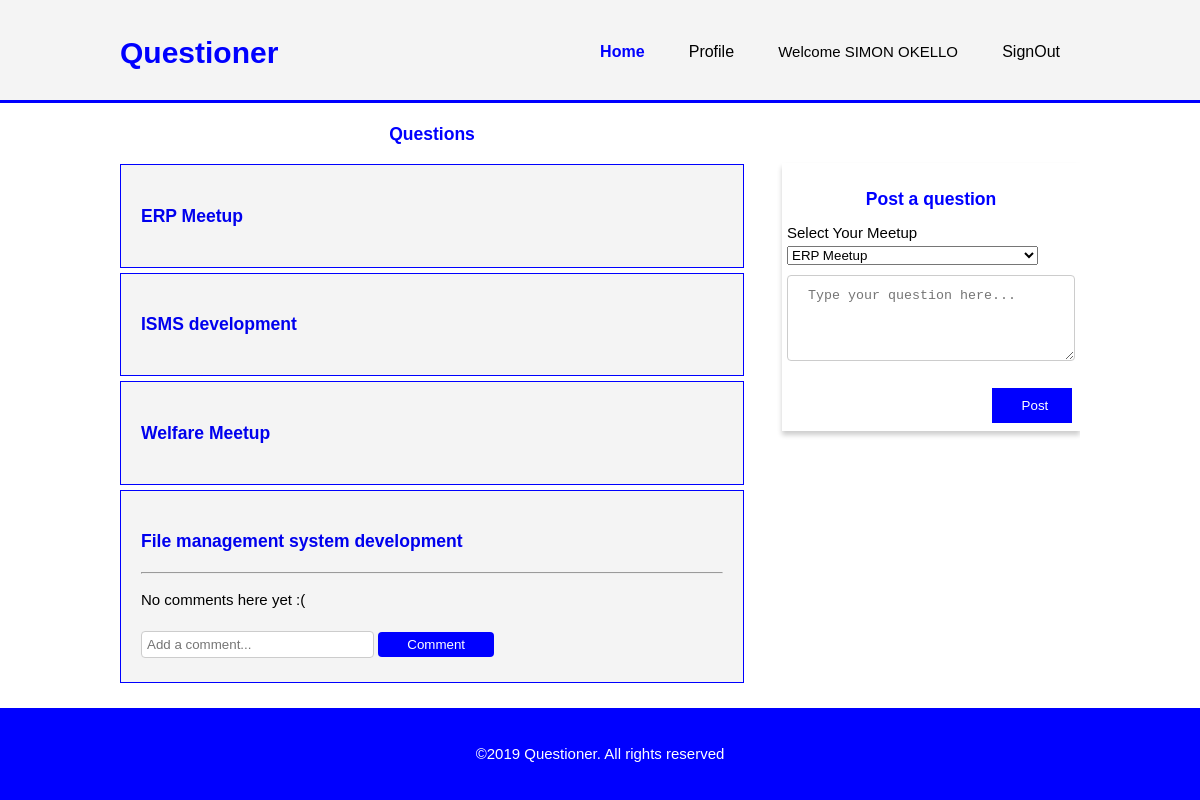
/home/, run on the app's committed database.
### meetup/models.py (models this page shows, shortened)
class Meetup(models.Model):
    title = models.CharField(max_length=200)
    venue = models.CharField(max_length=100)
    when = models.DateField()
    description = models.TextField()

### meetup/views.py (the view)
# urls.py: path('home/', views.home, name='home'),
def home(request):
    meetups = Meetup.objects.all()
    return render(request, 'home.html', {'meetups':meetups})

### meetup/templates/home.html (shortened to what this page needs)
<!DOCTYPE html>
<html>
<head>
    <link rel="stylesheet" href="../static/css/home.css">
</head>
<body>
    <header>
        <div class="container">
            <div id="branding">
                <h1> <span class="highlight">Questioner</span></h1>
            </div>
            <nav>
                <ul>
                    <li class="current"><a href="home.html">Home</a></li>
                    <li><a href="profile.html">Profile</a></li>
                    <li>Welcome SIMON OKELLO</li>
                    <li><a href="/logout">SignOut</a></li>
                </ul>
            </nav>
        </div>
    </header>
    <section id="main">
        <div class="container">
            <article id="main-col">
                <h1>Questions</h1>
                <ul id="questions">
                    {% if meetups %}
                    {% for meetup in meetups %}
                    <li>
                        <h3>
                            <a href="{% url 'detail' meetup.id %}">{{ meetup.title }}</a>
                          </h3>
                          {% endfor %}
                          {% endif %}
                          <hr>
                          {% for comment in meetup.comments.all %}
                          <div class="comment">
                            <div class="date">{{ comment.created_date }}</div>
                            <strong>{{ comment.author }}</strong>
                            <p>{{ comment.text|linebreaks }}</p>
                          </div>
                          <a href=""><span class="upvote">({{comment.up_vote}}) Upvote</span></a> || <a href=""><span class="downvote">({{comment.down_vote}})
                              Downvote</span></a>
                          {% empty %}
                          <p>No comments here yet :(</p>
                          {% endfor %}
                        <div class="comment">
                            <form action="">
                                <input type="text" name="comment" placeholder="Add a comment...">
                                <button type="submit" class="button">Comment</button>
                            </form>
                        </div>
                    </li>
                </ul>
            </article>
            <aside id="sidebar">
                <h3>Post a question</h3>
                <form action="">
                    <label for="meetup">Select Your Meetup</label> <br>
                    {% if meetups %}
                    <select name="meetup" class="">
                        {% for meetup in meetups %}
                        <option value="{{ meetup.id }}">{{ meetup.title }}</option>
                        {% endfor %}
                    </select>
                    {% endif %}
                    <textarea rows="4" cols="40" placeholder="Type your question here..."></textarea>
                    <button input type="button" class="post-btn">Post</button>
                </form>
            </aside>
        </div>
    </section>
    <footer>
        <p>&copy;2019 Questioner. All rights reserved</p>
    </footer>
</body>
</html>

### meetup/static/css/home.css (style rules this page uses)
body { font-family: Arial, Helvetica, sans-serif; font-size: 15px; line-height: 1.5; margin: 0; padding: 0; }
.container { width: 80%; margin: auto; overflow: hidden; }
ul { margin: 0; padding: 0; }
header { background-color: #f4f4f4; padding-top: 30px; min-height: 70px; border-bottom: #0000FF 3px solid; }
header a { color: #000000; text-decoration: none; font-size: 16px; }
header li { display: inline; padding: 0 20px 0 20px; }
header #branding { float: left; }
header #branding h1 { margin: 0; }
header nav { float: right; margin-top: 10px; }
header .highlight, header .current a { color: #0000FF; font-weight: bold; }
ul#questions li { list-style: none; padding: 20px; border: #0000FF 1px solid; margin-bottom: 5px; background-color: #f4f4f4; }
ul#questions a { text-decoration: none; }
article h1 { color: #0000FF; text-align: center; }
.button { width: 20%; background-color:#0000FF; color: white; padding: 5px 5px; margin: 4px 0; border: none; border-radius: 4px; cursor: pointer; }
.post-btn { float: right; background-color: #0000FF; color: #ffffff; width: 30%; cursor: pointer; border: 3px solid; margin-top: 10px; margin-right:0; padding: 10px 30px; text-align: center; }
.comment input[type="text"] { width: 40%; padding: 5px 5px; margin: 4px 0; display: inline-block; border: 1px solid #ccc; border-radius: 4px; box-sizing: border-box; }
aside#sidebar { float: right; width: 30%; margin-top: 60px; box-shadow: 0 4px 5px 0 rgba(0,0,0,0.2); transition: 0.3s; padding: 5px 5px; position: relative; margin-bottom: 130px; margin-right: auto; margin-left: auto; }
aside#sidebar h3 { text-align: center; margin-bottom: 10px; color: #0000FF; }
aside#sidebar textarea { width: 100%; padding: 12px 20px; margin: 8px 0; display: inline-block; border: 1px solid #ccc; border-radius: 4px; box-sizing: border-box; color: #000000; }
article#main-col { float: left; width: 65% }
footer { padding: 20px; margin-top: 20px; text-align: center; color: #ffffff; background-color: #0000FF; }

### data on the page
Meetup: title "ERP Meetup"
Meetup: title "ISMS development"
Meetup: title "Welfare Meetup"
Meetup: title "File management system development"

### other printed values
form field meetup "ERP Meetup"
